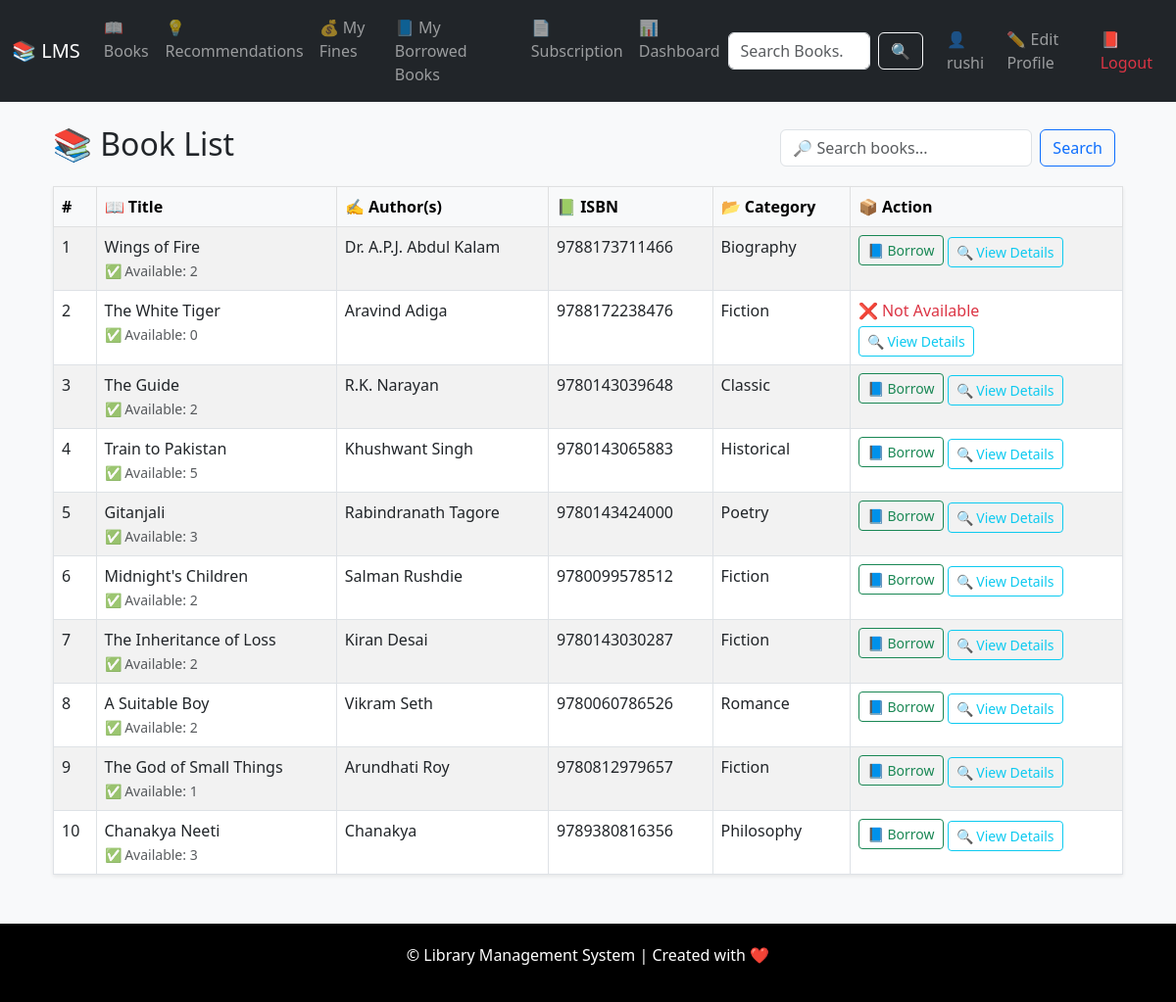
The page /books/book-list/ (signed in) on the database its author committed.
### books/models.py (models this page shows, shortened)
class Book(models.Model):
    title = models.CharField(max_length=200)  # पुस्तकाचं नाव
    authors = models.ManyToManyField(Author)  # लेखकांची यादी
    isbn = models.CharField(max_length=13, unique=True)  # Unique ISBN
    category = models.ForeignKey(Category, on_delete=models.SET_NULL, null=True)
    description = models.TextField()  # पुस्तकाची माहिती
    published_date = models.DateField()  # प्रकाशन तारीख
    recommended = models.BooleanField(default=False)  # शिफारसीत पुस्तक?
    allowed_in_plans = models.ManyToManyField(SubscriptionPlan, blank=True)  # कोणत्या योजना या पुस्तकाला परवानगी देतात
    def available_copies_count(self):
        return self.bookcopy_set.filter(status='available').count()

class Author(models.Model):
    name = models.CharField(max_length=100)  # लेखकाचे नाव

class Category(models.Model):
    name = models.CharField(max_length=100, unique=True)  # Category name
    location = models.CharField(max_length=100)  # Library rack/section

### books/views.py (the view)
# urls.py: path('book-list/', BookListView.as_view(), name='book_list'),
class BookListView(LoginRequiredMixin, View):
    def get(self, request):
        books = Book.objects.all()
        book_data = []
        for book in books:
            available_copies = book.available_copies_count()
            copies = BookCopy.objects.filter(book=book)
            is_allowed = available_copies > 0
            can_borrow = copies.filter(status='available').exists()
            book_data.append({
                'book': book,
                'available_copies': available_copies,
                'copies': copies,
                'is_allowed': is_allowed,
                'can_borrow': can_borrow,
            })
        return render(request, 'books/book_list.html', {'book_data': book_data})

### templates/books/book_list.html (shortened to what this page needs)
{% extends 'base.html' %}
{% block content %}
<div class="container mt-4">
  <div class="d-flex justify-content-between align-items-center mb-3">
    <h2>📚 Book List</h2>
    <div class="d-flex">
      <form method="GET" action="{% url 'books:search_books' %}" class="d-flex me-2">
        <input type="text" name="q" class="form-control me-2" placeholder="🔎 Search books..." required>
        <button type="submit" class="btn btn-outline-primary">Search</button>
      </form>
    </div>
  </div>
  {% if book_data %}
    <table class="table table-bordered table-striped shadow-sm">
      <thead class="table-light">
        <tr>
          <th>#</th>
          <th>📖 Title</th>
          <th>✍️ Author(s)</th>
          <th>📗 ISBN</th>
          <th>📂 Category</th>
          <th>📦 Action</th>
        </tr>
      </thead>
      <tbody>
        {% for item in book_data %}
          <tr>
            <td>{{ forloop.counter }}</td>
            <td>
              {{ item.book.title }}<br>
              <small class="text-muted">✅ Available: {{ item.available_copies }}</small>
            </td>
            <td>
              {% for author in item.book.authors.all %}
                {{ author.name }}{% if not forloop.last %}, {% endif %}
              {% endfor %}
            </td>
            <td>{{ item.book.isbn }}</td>
            <td>{{ item.book.category.name }}</td>
<td>
  {% if item.is_allowed and item.can_borrow %}
    <a href="{% url 'books:borrow_book' item.book.id %}" class="btn btn-sm btn-outline-success mb-1">
      📘 Borrow
    </a>
  {% elif not item.can_borrow %}
    <div class="text-danger mb-1">❌ Not Available</div>
  {% else %}
    <div class="text-danger mb-1">❌ Not Allowed</div>
  {% endif %}
  <a href="{% url 'books:book_detail' item.book.id %}" class="btn btn-sm btn-outline-info">
    🔍 View Details
  </a>
</td>
          </tr>
        {% endfor %}
      </tbody>
    </table>
  {% else %}
    <p class="text-center text-muted">😞 No books found in the library.</p>
  {% endif %}
</div>
{% endblock %}

### templates/base.html (shortened to what this page needs)
<!DOCTYPE html>
<html>
<head>
  <link href="https://cdn.jsdelivr.net/npm/bootstrap@5.3.0/dist/css/bootstrap.min.css" rel="stylesheet">
</head>
<body>
<nav class="navbar navbar-expand-lg navbar-dark bg-dark">
  <div class="container-fluid">
    <a class="navbar-brand" href="/">📚 LMS</a>
    <div class="collapse navbar-collapse" id="navbarNav">
      <ul class="navbar-nav me-auto mb-2 mb-lg-0">
        <li class="nav-item"><a class="nav-link" href="{% url 'books:book_list' %}">📖 Books</a></li>
        <li class="nav-item"><a class="nav-link" href="{% url 'books:book_recommendation' %}">💡 Recommendations</a></li>
        <li class="nav-item"><a class="nav-link" href="{% url 'books:my_fines' %}">💰 My Fines</a></li>
        <li class="nav-item"><a class="nav-link" href="{% url 'books:my_borrowed_books' %}">📘 My Borrowed Books</a></li>
        <li class="nav-item"><a class="nav-link" href="{% url 'subscription:select_plan' %}">📄 Subscription</a></li>
        {% if user.is_authenticated %}
          <li class="nav-item"><a class="nav-link" href="{% url 'books:user_dashboard' %}">📊 Dashboard</a></li>
        {% endif %}
      </ul>
      <form class="d-flex search-form" role="search" method="get" action="{% url 'books:search_books' %}">
        <input class="form-control me-2" type="search" name="q" placeholder="Search Books..." aria-label="Search">
        <button class="btn btn-outline-light" type="submit">🔍</button>
      </form>
      <ul class="navbar-nav ms-3">
        {% if user.is_authenticated %}
          <li class="nav-item">
            <a class="nav-link" href="{% url 'iam:profile' %}">👤 {{ user.username }}</a>
          </li>
          <li class="nav-item">
            <a class="nav-link" href="{% url 'iam:edit_profile' %}">✏️ Edit Profile</a>
          </li>
          <li class="nav-item">
            <a class="nav-link text-danger" href="{% url 'iam:logout' %}">📕 Logout</a>
          </li>
        {% endif %}
      </ul>
    </div>
  </div>
</nav>
<div class="container my-4">
  {% block content %}{% endblock %}
</div>
<footer>
  <p>&copy; {{ now|date:"Y" }} Library Management System | Created with ❤️</p>
</footer>
</body>
</html>

### templates/base.html (style rules this page uses)
body { background-color: #f8f9fa; }
footer { margin-top: 50px; padding: 20px 0; background-color:black; color: white; text-align: center; }
.search-form input { max-width: 200px; }

### rows shown on the page
Book: book "Wings of Fire", available_copies "2", book.isbn "9788173711466", book.category.name "Biography", shows "📘 Borrow"
Author: name "Dr. A.P.J. Abdul Kalam"
Book: book "The White Tiger", available_copies "0", book.isbn "9788172238476", book.category.name "Fiction", shows "❌ Not Available"
Author: name "Aravind Adiga"
Book: book "The Guide", available_copies "2", book.isbn "9780143039648", book.category.name "Classic", shows "📘 Borrow"
Author: name "R.K. Narayan"
Book: book "Train to Pakistan", available_copies "5", book.isbn "9780143065883", book.category.name "Historical", shows "📘 Borrow"
Author: name "Khushwant Singh"
Book: book "Gitanjali", available_copies "3", book.isbn "9780143424000", book.category.name "Poetry", shows "📘 Borrow"
Author: name "Rabindranath Tagore"
Book: book "Midnight's Children", available_copies "2", book.isbn "9780099578512", book.category.name "Fiction", shows "📘 Borrow"
Author: name "Salman Rushdie"
Book: book "The Inheritance of Loss", available_copies "2", book.isbn "9780143030287", book.category.name "Fiction", shows "📘 Borrow"
Author: name "Kiran Desai"
Book: book "A Suitable Boy", available_copies "2", book.isbn "9780060786526", book.category.name "Romance", shows "📘 Borrow"
Author: name "Vikram Seth"
Book: book "The God of Small Things", available_copies "1", book.isbn "9780812979657", book.category.name "Fiction", shows "📘 Borrow"
Author: name "Arundhati Roy"
Book: book "Chanakya Neeti", available_copies "3", book.isbn "9789380816356", book.category.name "Philosophy", shows "📘 Borrow"
Author: name "Chanakya"

### other values the page prints
{{ user.username }} "rushi"
